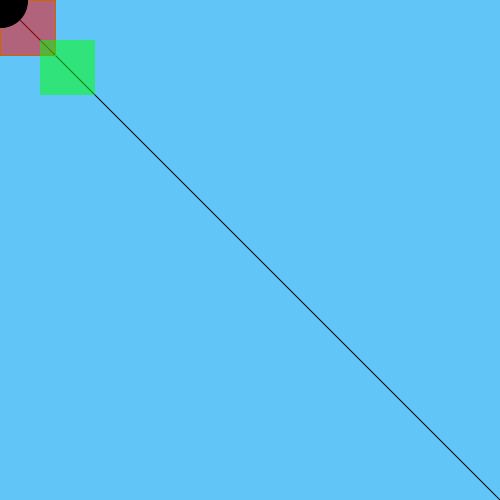
Frame 1 (no input)
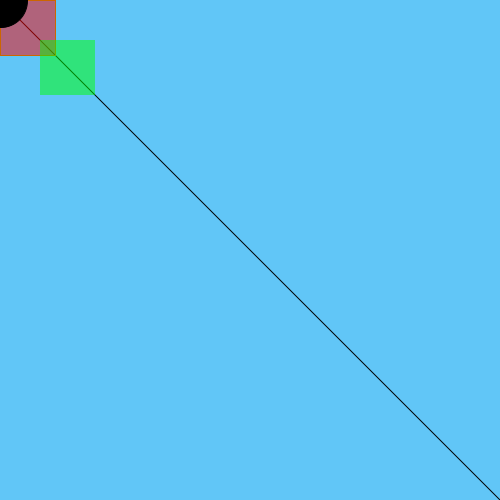
Frame 60 (the mouse pressed at the canvas centre just before this capture)
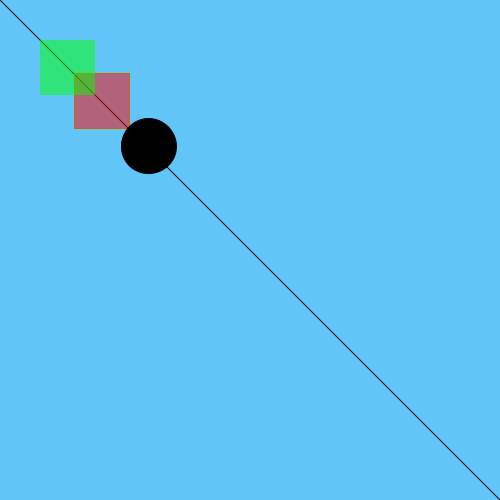
Frame 120 (the mouse held since frame 60 and released just before this capture)

The Processing sketch that drew these frames (run headless with seeded random() and noise(); from frame 60 on, the mouse is pressed at the canvas centre):

// Processing sketch: esempio_classe_1b
// ── esempio_classe_1b.pde
// Processing necessita di setup() e draw() per un approccio dinamico
float x, y = 0;
float step = 3;

float xR, yR = 10;// sono le posizioni desiderate, serve per definire una transizione
float dt = 0.02;


void setup() { // eseguita solo UNA volta

  size(500, 500);  // dimensione finestra, NON può essere messa in draw
}


void draw() { // eseguito 30 volte/secondo, si disegna sopra ciò che è 
  // disegnato su setup                 

  background(#61C6F7); // scala di grigi con un solo numero; con 3, convenzione RGB
  line(0, 0, width, height);
  //x += .1;
  //y += .1;
  
  /* Definiamo una legge di controllo per far muovere l'oggetto lungo  */
  // siamo nel discreto -> eig < 1 per essere stabile => dt 
  x = x-dt* (x-xR); 
  y = x-dt* (y-yR);

  /* Fine legge di controllo */
  
  fill(255, 0, 0, 128); 
  // colore e trasparenza da ora in poi per tutte le figure con area racchiusa
  stroke(204, 102, 0); // colore del bordo
  strokeWeight(1);
  rect(x, y, 55, 55);

  fill(0, 255, 0, 128); 
  noStroke(); // toglie il contorno alla figura
  rect(40, 40, 55, 55);

  fill(0);
  stroke(0);
  ellipse(2*x, 2*y, 55, 55);
}

void keyPressed() { // keyPressed prende il fronte di salita, ovvero quando il tasto viene premuto;
  // N.B.: l'avvenuta pressione di un tasto viene salvata anche nella variabile di sistema 'keyPressed'

  if (keyCode == LEFT) x -= step;
  if (keyCode == RIGHT) x += step;

  if (keyCode == UP) y -= step; // questo perchè il sistema è sinistro
  if (keyCode == DOWN) y += step;
}

void mousePressed() { // è evidenziata la funzione, la stiamo sovrascrivendo
  x = mouseX;
  y = mouseY;
}
